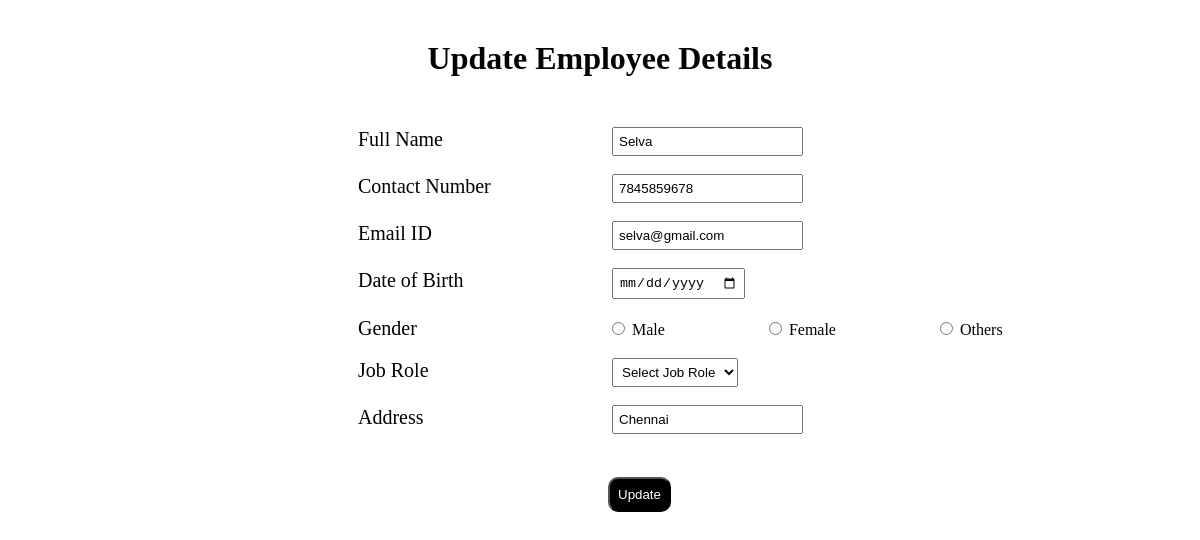
The page /update/14/ on the database its author committed.
### employee/models.py (models this page shows)
class emp(models.Model):
    fullname=models.CharField(max_length=20)
    contactno=models.IntegerField()
    emailid=models.CharField(max_length=25)
    dateofbirth=models.DateField()
    gender=models.CharField(max_length=10)
    jobrole=models.CharField(max_length=25)
    address=models.CharField(max_length=100)

### employee/views.py (the view)
# urls.py: path('update/<int:id>/',views.update,name="update"),
def update(request,id):
    mem=emp.objects.get(id=id)
    return render(request,'update.html',{'mem':mem})

### employee/templates/update.html (shortened to what this page needs)
{% load static %}
<!DOCTYPE html>
<html lang="en">
<head>
</head>
<link rel="stylesheet" href="{% static 'style1.css' %}">
<body>
    <h1>Update Employee Details</h1>
    <div class="container1">
        <form action="{% url 'uprec' mem.id %}" method="post">
            <label for="">Full Name</label>
            <input type="text" name="fullname" value="{{mem.fullname}}" required><br><br>
            <label for="">Contact Number</label>
            <input type="text" name="contactno" value="{{mem.contactno}}" required><br><br>
            <label for="">Email ID</label>
            <input type="email" name="emailid" value="{{mem.emailid}}" required><br><br>
            <label for="">Date of Birth</label>
            <input type="date" name="dateofbirth" required><br><br>
            <label for="">Gender</label>
            <input type="radio" name="gender" value="Male" > Male
            <input type="radio" name="gender" value="Female"> Female
            <input type="radio" name="gender" value="Others"> Others
            <br><br>
            <label for="">Job Role</label>
            <select name="jobrole" id="jobrole" required><br>
                <option value="">Select Job Role</option>
            </select>
            <br><br>
            <label for="">Address</label>
            <input type="address" name="address" value="{{mem.address}}" required><br><br>
            <button type="submit" id="new" class="new">Update</button>
        </form>
    </div>
</body>
</html>

### employee/static/style1.css (style rules this page uses)
label { display: inline-block; width: 150px; }
option { font-family: cursive; }
.container1 .new { background-color: rgb(0, 0, 0); border-radius: 10px; padding: 8px; color: white; margin-left: 250px; margin-top: 25px; cursor: pointer; }
.container1 input, select { padding: 5px; margin-left: 100px; }
.container1 { margin-top: 50px; margin-left: 250px; padding: 0px 100px 100px 100px; }
h1 { margin-top: 40px; color: rgb(5, 5, 3); text-align: center; }
.container1 label { font-family: Cambria, Cochin, Georgia, Times, 'Times New Roman', serif, Helvetica, sans-serif; font-size: 20px; }

### rows shown on the page
emp: fullname "Selva", contactno "7845859678", emailid "selva@gmail.com", address "Chennai"
